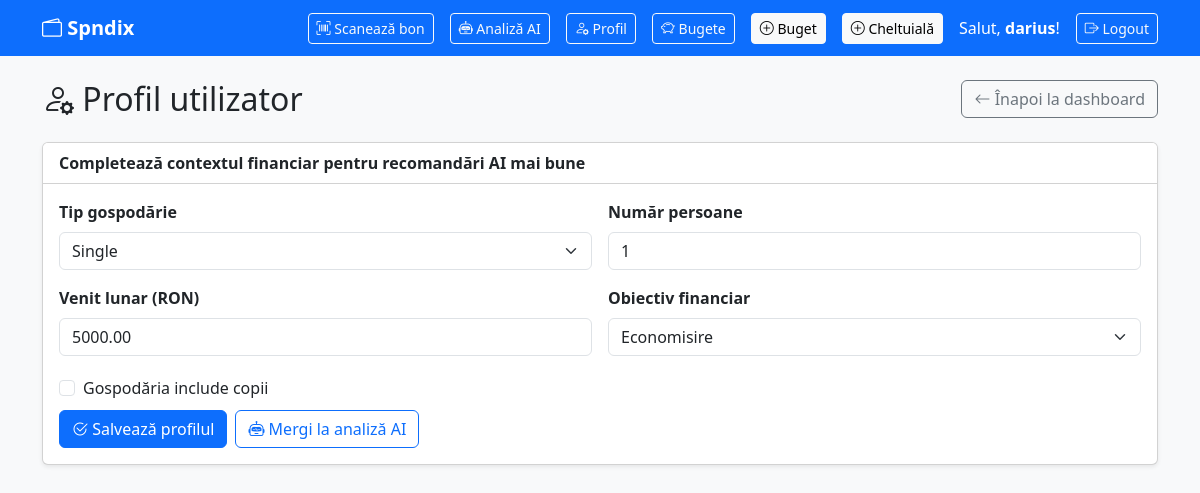
The app's page /profil/ (signed in) with its own data.
### spndix/models.py (models this page shows, shortened)
class UserProfile(models.Model):
    utilizator = models.OneToOneField(User, on_delete=models.CASCADE)
    tip_gospodarie = models.CharField(max_length=20, choices=TIP_GOSPODARIE_CHOICES, default='single')
    nr_persoane = models.IntegerField(default=1)
    are_copii = models.BooleanField(default=False)
    venit_lunar = models.DecimalField(max_digits=12, decimal_places=2, blank=True, null=True)
    obiectiv = models.CharField(max_length=20, choices=OBIECTIV_CHOICES, default='stabilitate')
    creat_la = models.DateTimeField(auto_now_add=True)
    class Meta:
        verbose_name = 'Profil utilizator'
        verbose_name_plural = 'Profiluri utilizatori'

### spndix/views.py (the view)
# urls.py: path('profil/', views.profil, name='profil'),
@login_required
def profil(request):
    profil_user, _ = UserProfile.objects.get_or_create(utilizator=request.user)
    if request.method == 'POST':
        form = UserProfileForm(request.POST, instance=profil_user)
        if form.is_valid():
            form.save()
            messages.success(request, 'Profilul a fost salvat cu succes.')
            return redirect('profil')
    else:
        form = UserProfileForm(instance=profil_user)
    return render(request, 'spndix/profil.html', {'form': form})

### spndix/forms.py
class UserProfileForm(forms.ModelForm):
    class Meta:
        model = UserProfile
        fields = ['tip_gospodarie', 'nr_persoane', 'are_copii', 'venit_lunar', 'obiectiv']
        widgets = {
            'tip_gospodarie': forms.Select(attrs={'class': 'form-select'}),
            'nr_persoane': forms.NumberInput(attrs={'class': 'form-control', 'min': 1}),
            'are_copii': forms.CheckboxInput(attrs={'class': 'form-check-input'}),
            'venit_lunar': forms.NumberInput(attrs={'class': 'form-control', 'step': '0.01', 'min': 0}),
            'obiectiv': forms.Select(attrs={'class': 'form-select'}),
        }

### spndix/templates/spndix/profil.html (shortened to what this page needs)
{% extends 'spndix/base.html' %}
{% block content %}
<div class="d-flex justify-content-between align-items-center mb-4 flex-wrap gap-2">
    <h2 class="mb-0"><i class="bi bi-person-gear"></i> Profil utilizator</h2>
    <a href="{% url 'dashboard' %}" class="btn btn-outline-secondary">
        <i class="bi bi-arrow-left"></i> Înapoi la dashboard
    </a>
</div>
<div class="card shadow-sm">
    <div class="card-header bg-white">
        <span class="fw-semibold">Completează contextul financiar pentru recomandări AI mai bune</span>
    </div>
    <div class="card-body">
        <form method="post" class="row g-3">
            <div class="col-md-6">
                <label for="{{ form.tip_gospodarie.id_for_label }}" class="form-label fw-semibold">Tip gospodărie</label>
                {{ form.tip_gospodarie }}
            </div>
            <div class="col-md-6">
                <label for="{{ form.nr_persoane.id_for_label }}" class="form-label fw-semibold">Număr persoane</label>
                {{ form.nr_persoane }}
            </div>
            <div class="col-md-6">
                <label for="{{ form.venit_lunar.id_for_label }}" class="form-label fw-semibold">Venit lunar (RON)</label>
                {{ form.venit_lunar }}
            </div>
            <div class="col-md-6">
                <label for="{{ form.obiectiv.id_for_label }}" class="form-label fw-semibold">Obiectiv financiar</label>
                {{ form.obiectiv }}
            </div>
            <div class="col-12">
                <div class="form-check mt-1">
                    {{ form.are_copii }}
                    <label class="form-check-label" for="{{ form.are_copii.id_for_label }}">
                        Gospodăria include copii
                    </label>
                </div>
            </div>
            <div class="col-12 d-flex gap-2 flex-wrap mt-2">
                <button type="submit" class="btn btn-primary">
                    <i class="bi bi-check2-circle"></i> Salvează profilul
                </button>
                <a href="{% url 'analiza_ai' %}" class="btn btn-outline-primary">
                    <i class="bi bi-robot"></i> Mergi la analiză AI
                </a>
            </div>
        </form>
    </div>
</div>
{% endblock %}

### spndix/templates/spndix/base.html (shortened to what this page needs)
<!DOCTYPE html>
<html lang="ro">
<head>
    <link href="https://cdn.jsdelivr.net/npm/bootstrap@5.3.0/dist/css/bootstrap.min.css" rel="stylesheet">
    <link href="https://cdn.jsdelivr.net/npm/bootstrap-icons@1.11.0/font/bootstrap-icons.css" rel="stylesheet">
</head>
<body class="bg-light">
<nav class="navbar navbar-expand-lg navbar-dark bg-primary">
    <div class="container">
        <a class="navbar-brand fw-bold" href="{% url 'dashboard' %}">
            <i class="bi bi-wallet2"></i> Spndix
        </a>
        <div class="ms-auto d-flex align-items-center gap-3">
            {% if user.is_authenticated %}
                <a href="{% url 'scaneaza_bon' %}" class="btn btn-outline-light btn-sm">
                    <i class="bi bi-upc-scan"></i> Scanează bon
                </a>
                <a href="{% url 'analiza_ai' %}" class="btn btn-outline-light btn-sm">
                    <i class="bi bi-robot"></i> Analiză AI
                </a>
                <a href="{% url 'profil' %}" class="btn btn-outline-light btn-sm">
                    <i class="bi bi-person-gear"></i> Profil
                </a>
                <a href="{% url 'lista_bugete' %}" class="btn btn-outline-light btn-sm">
                    <i class="bi bi-piggy-bank"></i> Bugete
                </a>
                <a href="{% url 'adauga_buget' %}" class="btn btn-light btn-sm">
                    <i class="bi bi-plus-circle"></i> Buget
                </a>
                <a href="{% url 'adauga_cheltuiala' %}" class="btn btn-light btn-sm">
                    <i class="bi bi-plus-circle"></i> Cheltuială
                </a>
                <span class="text-white">Salut, <strong>{{ user.username }}</strong>!</span>
                <form method="post" action="/accounts/logout/" class="d-inline">
                    <button type="submit" class="btn btn-outline-light btn-sm">
                        <i class="bi bi-box-arrow-right"></i> Logout
                    </button>
                </form>
            {% endif %}
        </div>
    </div>
</nav>
<div class="container mt-4">
    {% block content %}{% endblock %}
</div>
</body>
</html>

### records on screen
UserProfile: tip_gospodarie "Single", nr_persoane "1", venit_lunar "5000.00", obiectiv "Economisire"

### other values on screen
{{ user.username }} "darius"
